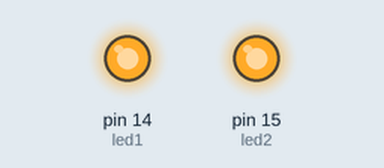
Bench run of a sketch on a simulated Arduino Uno, built with avr-gcc and run on an emulated ATmega328P. Parts: output pins drawn as LEDs (lit = HIGH). At 0.0 s the program stops and its outputs stay as they are.

Above: at 0.1 s.
Timing chart, 0 to 1.5 s (numbered marks = the images above):
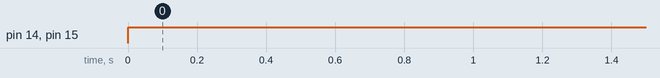

Measured:
- by itself, pin 14 (led1), pin 15 (led2): LOW → HIGH at 0.00 s

The sketch:

Exercicio_2.ino
```cpp
#define F_CPU 16000000U
#define BAND 9600
#define MYUBRR (F_CPU/16/BAND - 1)

#define led1 PC0 //led1 (vermelho)
#define led2 PC1 //led2 (verde)

char numero;

void UART_Init(unsigned ubrr){
  UBRR0H = (unsigned char)(ubrr >> 8);
  UBRR0L = (unsigned char)ubrr;
  UCSR0C = (1 << UCSZ00) | (1 << UCSZ01);
  UCSR0B = (1 << RXEN0) | (1 << TXEN0) | (1 << RXCIE0);
}

void UART_TX(char mensagem){
  while(!(UCSR0A & (1 << UDRE0)));  // Espera até o registrador estar pronto para transmissão
  UDR0 = mensagem;                  // Coloca o caractere no registrador de transmissão
}

ISR(USART_RX_vect){
  numero = UDR0;  // Armazena o caractere recebido na variável global
}

int main(){
  DDRC |= (1<<led1)|(1<<led2);
  PORTC |= (1<<led1)|(1<<led2);

  UART_Init(MYUBRR);

  sei();
  while(1){

    if(numero == '9'){
      PORTC |= (1 << led1);
      PORTC &= ~(1 << led2);
    }

    if(numero == '8'){
      PORTC &= ~(1 << led1);
      PORTC |= (1 << led2);
    }
  }
}
```
